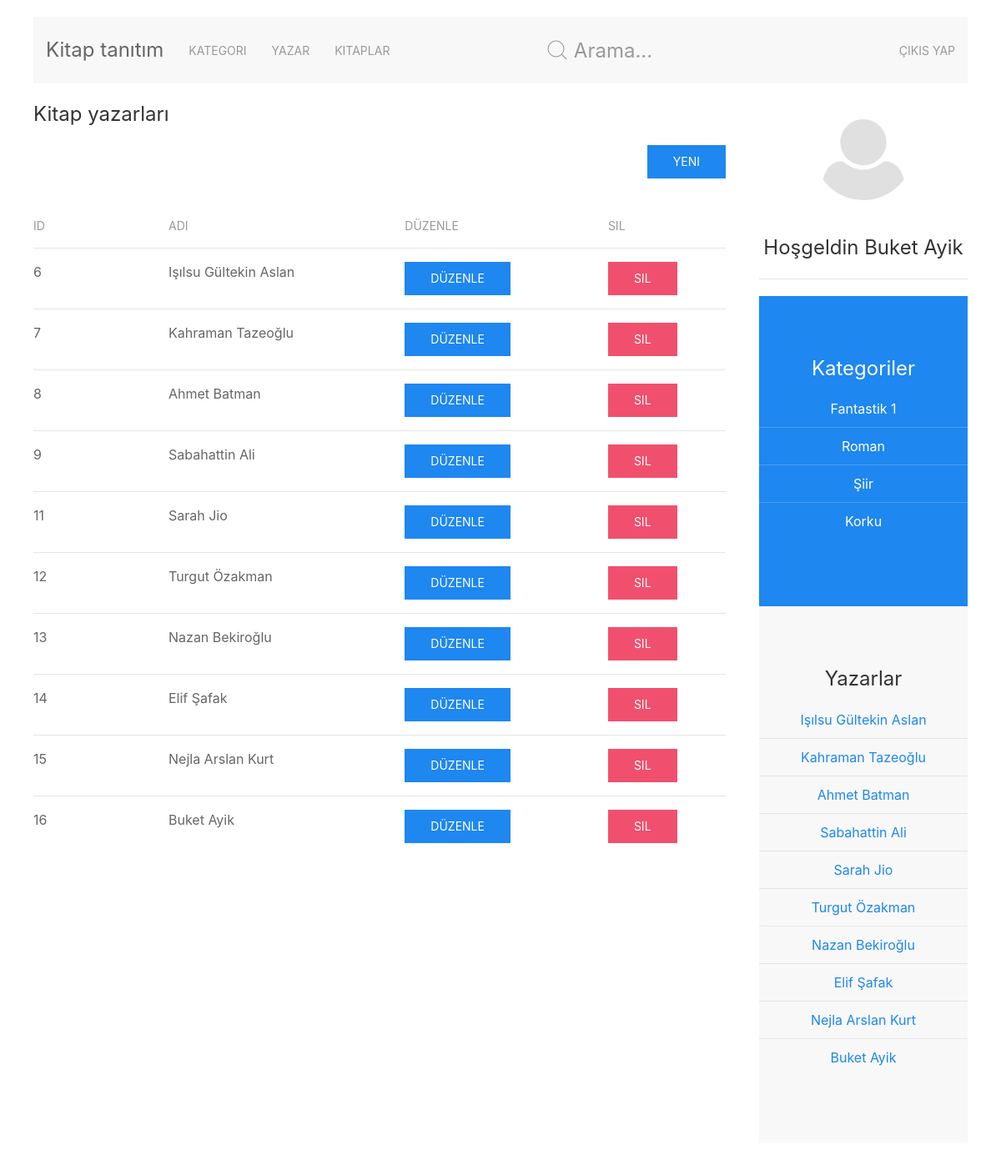
The page /yazar.php (signed in) on the database its author committed.
### tables this page shows
CREATE TABLE `yazar` (
  `id` int(11) NOT NULL,
  `adi` varchar(50) NOT NULL
);

CREATE TABLE `kategori` (
  `id` int(11) NOT NULL,
  `adi` varchar(50) NOT NULL
);

### bk/fonksiyonlar.php (called while the page is built, shortened)
<?php
function veritabani_sorgu($sql) {
	$baglanti = mysql_connect($GLOBALS['veritabani_sunucu'], $GLOBALS['veritabani_kullanici_adi'], $GLOBALS['veritabani_sifre']);
	$sonuc = mysql_query($sql, $baglanti);
	return $sonuc;
}
function kategori_goster(){
	$sorgu = "SELECT * FROM `kategori`";
	$sonuc = veritabani_sorgu($sorgu);
	$sonuc_sayi = mysql_num_rows($sonuc);
	if($sonuc_sayi > 0){
		$sonuclar = array();
		while($sonuc_ayikla = mysql_fetch_array($sonuc, MYSQL_ASSOC)) {
   			$sonuclar [] = $sonuc_ayikla;
		}
		return $sonuclar;
	} else {
		return false;
	}
}
function yazar_goster(){
	$sorgu = "SELECT * FROM `yazar`";
	$sonuc = veritabani_sorgu($sorgu);
	$sonuc = veritabani_sorgu($sorgu);
	$sonuc_sayi = mysql_num_rows($sonuc);
	if($sonuc_sayi > 0){
		$sonuclar = array();
		while($sonuc_ayikla = mysql_fetch_array($sonuc, MYSQL_ASSOC)) {
   			$sonuclar [] = $sonuc_ayikla;
		}
		return $sonuclar;
	} else {
		return false;
	}
}

### yazar.php (the view, shortened to what this page needs)
<?php
require("bk/fonksiyonlar.php");
$yazarlar = yazar_goster();
?>
<?php
include("bk/ust.php");
?>
<?php
include("bk/menu.php");
?>
	<div class="uk-grid">
        <div class="uk-width-3-4@m">
                <h3>Kitap yazarları</h3>
                <a href="yazar_ekle.php" class="uk-align-right uk-button uk-button-primary">Yeni</a>
				<table class="uk-table uk-table-justify uk-table-divider">
				    <thead>
				        <tr>
				            <th class="uk-width-small">ID</th>
				            <th>Adı</th>
				            <th>Düzenle</th>
				            <th>Sil</th>
				        </tr>
				    </thead>
				    <tbody>
				    <?php if($yazarlar) {
				    	foreach ($yazarlar as $yazar) {
				    	?>
				    	<tr>
				    		<td><?php print $yazar['id']; ?></td>
				    		<td><?php print $yazar['adi']; ?></td>
				    		<td><a href="yazar_duzenle.php?id=<?php print $yazar['id']; ?>" class="uk-button uk-button-primary">Düzenle</a></td>
				    		<td><a href="yazar_sil.php?id=<?php print $yazar['id']; ?>"  onclick="return confirm('Silinsin mi?')"  class="uk-button uk-button-danger">Sil</a></td>
				    	</tr>
				    <?php	}
				    } else {
				    	print "<tr><td>Yazarlar yok</td><td></td><td></td><td></td></tr>";
				    }
				    ?>
				    </tbody>
				</table>
        </div>
<?php
include("bk/sag.php");
?>
    </div>
<?php
include("bk/alt.php");
?>

### bk/sag.php (shortened to what this page needs)
<div class="uk-width-1-4@m">
                <div class="uk-panel uk-card uk-text-center">
                    <img class="uk-border-circle" width="120" height="120" alt="">
                    <h3>Hoşgeldin <?php
			if(isset($_SESSION['kullanici'])){
				print $_SESSION['ad'] . " ";
				print $_SESSION['soyad'];
			} else {
				print "Mısafır";
			}
		?></h3>
                </div>
                <hr>
                <div class="uk-section uk-section-primary uk-light">
                    <div class="uk-text-center">
                        <h3 class="uk-panel-title">Kategoriler</h3>
                        <ul class="uk-list uk-list-divider">
                        	<?php
                        	$kategoriler_liste = kategori_goster();
                        	if($kategoriler_liste) {
                        		foreach ($kategoriler_liste as $kategori) { ?>
                        		<li><a href="index.php?goster=kategori&amp;id=<?php print $kategori['id']; ?>"><?php print $kategori['adi']; ?></a></li>
					       <?php } } ?>
                        </ul>
                    </div>
                </div>
                <div class="uk-section uk-section-muted">
                    <div class="uk-text-center">
                        <h3 class="uk-panel-title">Yazarlar</h3>
                        <ul class="uk-list uk-list-divider">
                        	<?php
                        	$yazar_liste = yazar_goster();
                        	if($yazar_liste) {
                        		foreach ($yazar_liste as $yazar) { ?>
                        		<li><a href="index.php?goster=yazar&amp;id=<?php print $yazar['id']; ?>"><?php print $yazar['adi']; ?></a></li>
					       <?php } } ?>
                        </ul>
                    </div>
                </div>
            </div>

### rows shown on the page
yazar: id "6", adi "Işılsu Gültekin Aslan"
yazar: id "7", adi "Kahraman Tazeoğlu"
yazar: id "8", adi "Ahmet Batman"
yazar: id "9", adi "Sabahattin Ali"
yazar: id "11", adi "Sarah Jio"
yazar: id "12", adi "Turgut Özakman"
yazar: id "13", adi "Nazan Bekiroğlu"
yazar: id "14", adi "Elif Şafak"
yazar: id "15", adi "Nejla Arslan Kurt"
yazar: id "16", adi "Buket Ayik"
kategori: adi "Fantastik 1"
kategori: adi "Roman"
kategori: adi "Şiir"
kategori: adi "Korku"

### other values the page prints
$_SESSION['ad'] "Buket"
$_SESSION['soyad'] "Ayik"
